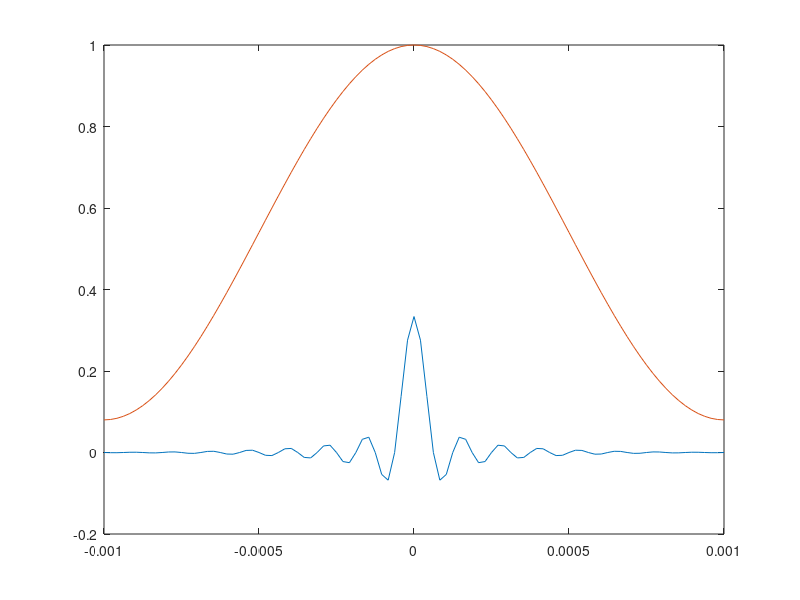
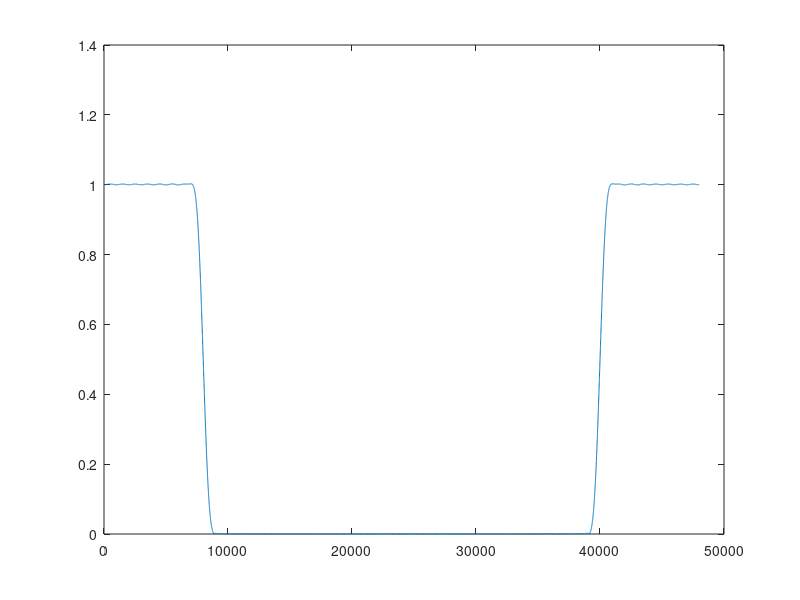

These figures' MATLAB source, in order:
sampleRate = 48000;
cutoff = 8000;
length = 0.002;

numSamples = floor(sampleRate*length/2)*2+1;

t = 0:numSamples-1;
t = t/(numSamples-1);
t = t*length;
t = t-(length/2);

n = 2*cutoff;
y = sin(pi*n*t)./(pi*n*t);
y(floor(numSamples/2) + 1) = 1;

w = 0.54 + 0.46*cos(2*t/length*pi);

y = y.* w;
y = y / sum(y);

figure(1);
plot(t, [y' w']);
fftsize = 16384;
figure(2);
plot((0:fftsize-1)./(fftsize-1).*sampleRate, abs(fft(y, fftsize)));




